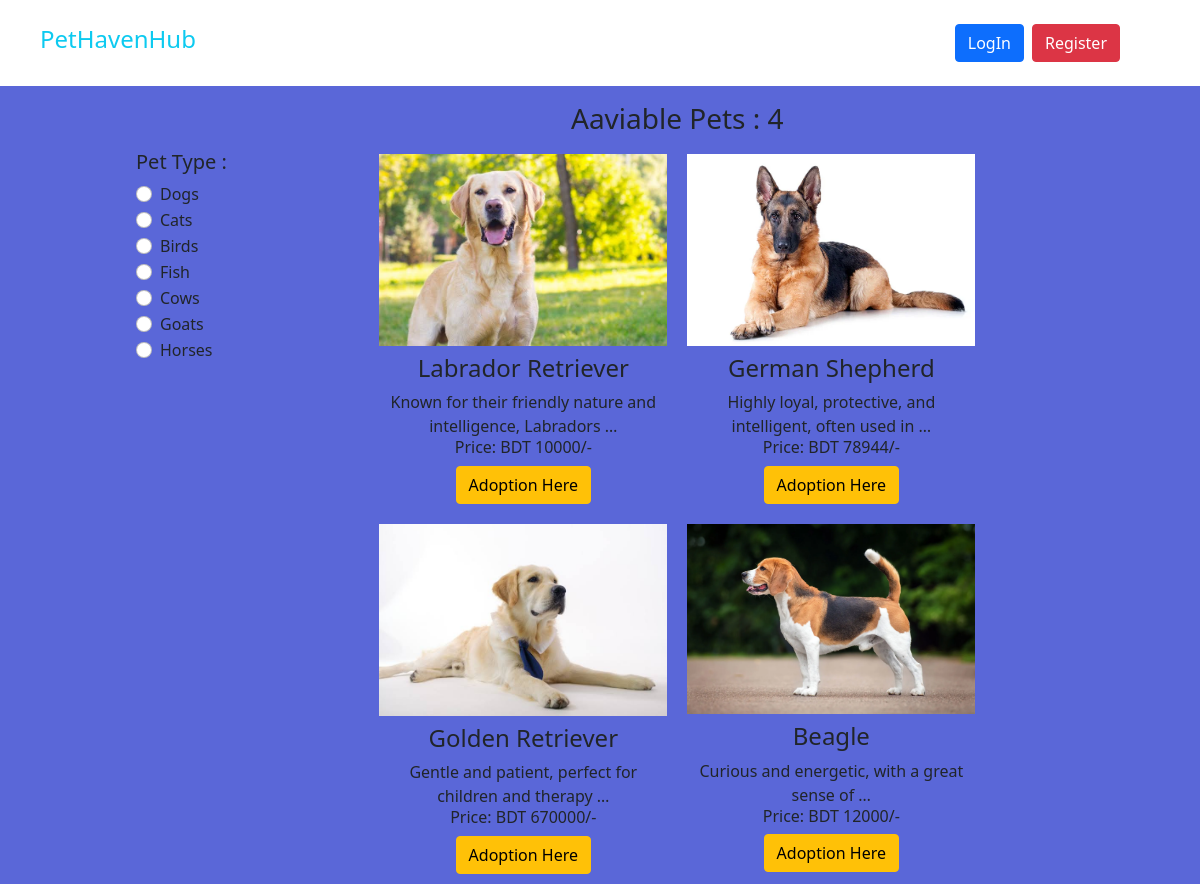
/dogs/, run on the app's committed database.
### pets/models.py (models this page shows, shortened)
class CategoryModel(models.Model):
    category_name = models.CharField(max_length=200)
    slug = models.SlugField(max_length=100,unique=True, null=True, blank=True)

class Pet_Model(models.Model):
    name = models.CharField(max_length=50)
    desc = models.TextField()
    price = models.IntegerField()
    quantity = models.IntegerField(blank=True, null=True)
    image = models.ImageField(upload_to='book_images/')
    category_name = models.ForeignKey(CategoryModel, on_delete=models.CASCADE)
    author = models.ForeignKey(User, on_delete=models.CASCADE)

### core/views.py (the view)
# urls.py: path('', HomeView.as_view(), name='home'),
def home(request, category_slug = None):
    data = Pet_Model.objects.all().order_by('-name')
    categorys = CategoryModel.objects.all()
    if category_slug is not None:
        category_name = CategoryModel.objects.get(slug = category_slug)
        data = Pet_Model.objects.filter(category_name  = category_name)
    return render(request, 'home.html', {'data' : data, 'categorys':categorys})

### core/templates/home.html (shortened to what this page needs)
{% extends 'base.html' %}
{% block content %}
    <div class="d-flex flex-wrap px-5 pt-3 ">
        <div class="class col-2 mt-5">
            <h5>Pet Type :</h5>
            {% for category in categorys %}
            <div class="form-check">
                <input class="form-check-input" type="radio"  name="category" id="{{category.id}}" >
                <label class="form-check-label" for="{{category.id}}">
                <a href="{% url 'category_wise_pet' category.slug %}" class="text-decoration-none text-dark" >{{category.category_name}}</a>
                </label>
            </div>
            {% endfor %}
        </div>
        <div class="class col-10">
            <h3 class="text-center"> Aaviable Pets : {{data | length}}</h3>
            <div class="d-flex flex-wrap justify-content-center">
                {% for pet in data %}
                    <div class="pet" style="width: 18rem; margin: 10px; border-radius:10px">
                        {% if pet.image %}
                            <img class="pet-img-top" src="{{ pet.image.url }}" alt="{{ pet.name }}">
                        {% endif %}
                        <div class="pet-body text-center">
                            <h4 class="pet-title mt-2">{{ pet.name }}</h4>
                            <span>{{ pet.desc |truncatewords:8 }}</span>
                            <h6> Price: BDT {{ pet.price }}/-</h6>
                            <a href="{% url 'adopt_pet' pet.id %}" class="btn btn-warning">Adoption Here</a>
                        </div>
                    </div>
                {% endfor %}
            </div>
        </div>
    </div>
{% endblock %}

### data on the page
CategoryModel: category_name "Dogs"
CategoryModel: category_name "Cats"
CategoryModel: category_name "Birds"
CategoryModel: category_name "Fish"
CategoryModel: category_name "Cows"
CategoryModel: category_name "Goats"
CategoryModel: category_name "Horses"
Pet_Model: image (picture), name "Labrador Retriever", desc "Known for their friendly nature and intelligence, Labradors …", price "10000"
Pet_Model: image (picture), name "German Shepherd", desc "Highly loyal, protective, and intelligent, often used in …", price "78944"
Pet_Model: image (picture), name "Golden Retriever", desc "Gentle and patient, perfect for children and therapy …", price "670000"
Pet_Model: image (picture), name "Beagle", desc "Curious and energetic, with a great sense of …", price "12000"

### other printed values
{{ data | length }} "4"
